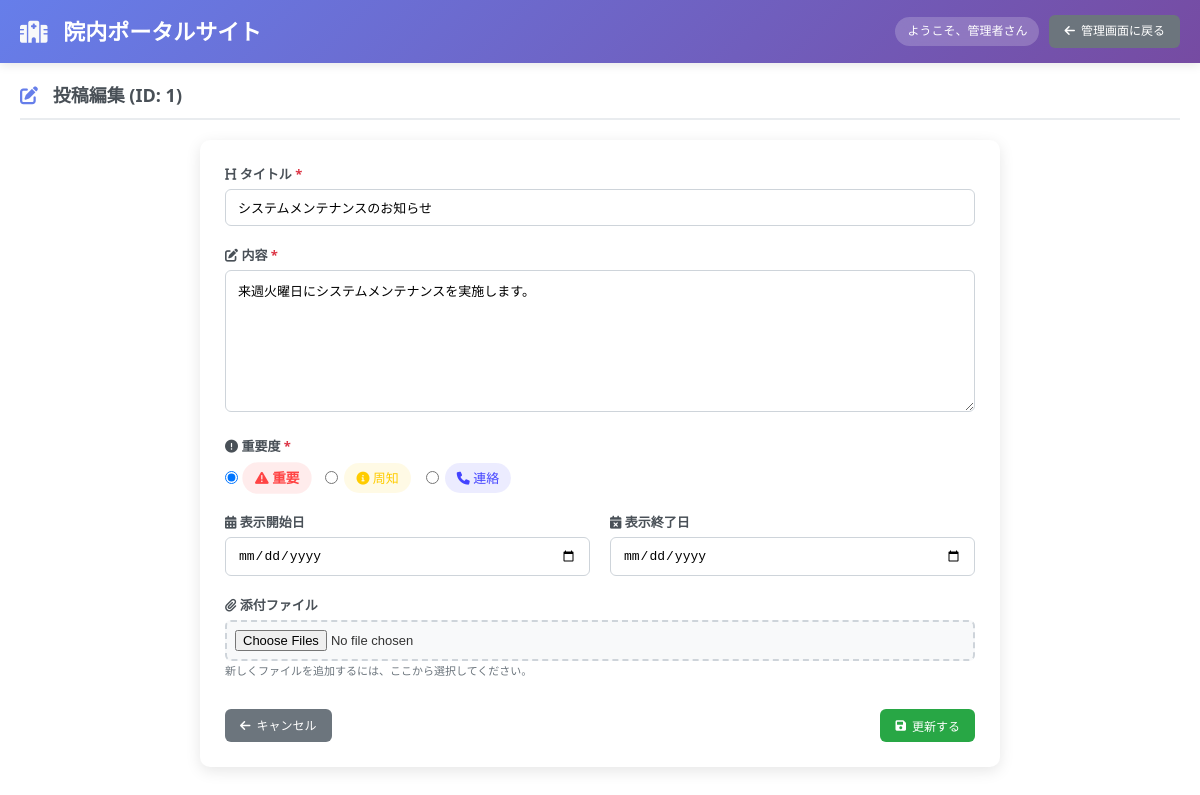
/edit_post.php?id=1 (signed in), run on the app's committed database.
### tables this page shows
CREATE TABLE users (
    id INT AUTO_INCREMENT PRIMARY KEY,
    user_id VARCHAR(50) NOT NULL UNIQUE,
    password VARCHAR(255) NOT NULL,
    username VARCHAR(255) NOT NULL,
    created_at TIMESTAMP DEFAULT CURRENT_TIMESTAMP,
    updated_at TIMESTAMP DEFAULT CURRENT_TIMESTAMP ON UPDATE CURRENT_TIMESTAMP
);

CREATE TABLE notices (
    id INT AUTO_INCREMENT PRIMARY KEY,
    title VARCHAR(255) NOT NULL,
    content TEXT NOT NULL,
    importance ENUM('important', 'notice', 'contact') DEFAULT 'notice',
    display_start DATE DEFAULT NULL,
    display_end DATE DEFAULT NULL,
    is_visible TINYINT(1) DEFAULT 1,
    created_by INT NOT NULL,
    created_at TIMESTAMP DEFAULT CURRENT_TIMESTAMP,
    updated_at TIMESTAMP DEFAULT CURRENT_TIMESTAMP ON UPDATE CURRENT_TIMESTAMP,
    FOREIGN KEY (created_by) REFERENCES users(id)
);

### config.php (called while the page is built, shortened)
<?php
try {
    $pdo = new PDO(
        "mysql:host=" . DB_HOST . ";dbname=" . DB_NAME . ";charset=utf8mb4",
        DB_USER,
        DB_PASS,
        [
            PDO::ATTR_ERRMODE => PDO::ERRMODE_EXCEPTION,
            PDO::ATTR_DEFAULT_FETCH_MODE => PDO::FETCH_ASSOC,
            PDO::ATTR_EMULATE_PREPARES => false
        ]
    );
} catch (PDOException $e) {
    die("データベース接続エラー: " . $e->getMessage());
}
function isLoggedIn() {
    return isset($_SESSION['user_id']);
}
function getCurrentUser() {
    global $pdo;
    $stmt = $pdo->prepare("SELECT * FROM users WHERE id = ?");
    $stmt->execute([$_SESSION['user_id']]);
    return $stmt->fetch();
}
?>

### edit_post.php (the view, shortened to what this page needs)
<?php
require_once 'config.php';
$notice_id = $_GET['id'] ?? 0;
$stmt = $pdo->prepare("SELECT * FROM notices WHERE id = ?");
$stmt->execute([$notice_id]);
$notice = $stmt->fetch();
?>
<!DOCTYPE html>
<html lang="ja">
<head>
    <link rel="stylesheet" href="style.css">
    <link href="https://cdnjs.cloudflare.com/ajax/libs/font-awesome/6.0.0/css/all.min.css" rel="stylesheet">
</head>
<body>
    <div class="container">
        <header class="header">
            <h1><i class="fas fa-hospital"></i> 院内ポータルサイト</h1>
            <div class="header-actions">
                <span class="welcome">ようこそ、<?= htmlspecialchars(getCurrentUser()['username']) ?>さん</span>
                <a href="admin.php" class="btn btn-secondary"><i class="fas fa-arrow-left"></i> 管理画面に戻る</a>
            </div>
        </header>
        <div class="main-content" style="grid-template-columns: 1fr;">
            <main class="content">
                <div class="page-header">
                    <h2><i class="fas fa-edit"></i> 投稿編集 (ID: <?= htmlspecialchars($notice_id) ?>)</h2>
                </div>
                <div class="form-container">
                    <form method="POST" enctype="multipart/form-data">
                        <div class="form-group">
                            <label for="title"><i class="fas fa-heading"></i> タイトル <span style="color: #dc3545;">*</span></label>
                            <input type="text" id="title" name="title" class="form-control" value="<?= htmlspecialchars($notice['title']) ?>" required>
                        </div>
                        <div class="form-group">
                            <label for="content"><i class="fas fa-edit"></i> 内容 <span style="color: #dc3545;">*</span></label>
                            <textarea id="content" name="content" class="form-control" rows="8" required><?= htmlspecialchars($notice['content']) ?></textarea>
                        </div>
                        <div class="form-group">
                            <label><i class="fas fa-exclamation-circle"></i> 重要度 <span style="color: #dc3545;">*</span></label>
                            <div class="importance-options">
                                <div class="importance-option important">
                                    <input type="radio" id="important" name="importance" value="important" <?= $notice['importance'] === 'important' ? 'checked' : '' ?>>
                                    <label for="important"><i class="fas fa-exclamation-triangle"></i> 重要</label>
                                </div>
                                <div class="importance-option notice">
                                    <input type="radio" id="notice" name="importance" value="notice" <?= $notice['importance'] === 'notice' ? 'checked' : '' ?>>
                                    <label for="notice"><i class="fas fa-info-circle"></i> 周知</label>
                                </div>
                                <div class="importance-option contact">
                                    <input type="radio" id="contact" name="importance" value="contact" <?= $notice['importance'] === 'contact' ? 'checked' : '' ?>>
                                    <label for="contact"><i class="fas fa-phone"></i> 連絡</label>
                                </div>
                            </div>
                        </div>
                        <div style="display: grid; grid-template-columns: 1fr 1fr; gap: 20px;">
                            <div class="form-group">
                                <label for="display_start"><i class="fas fa-calendar-alt"></i> 表示開始日</label>
                                <input type="date" id="display_start" name="display_start" class="form-control" value="<?= htmlspecialchars($notice['display_start']) ?>">
                            </div>
                            <div class="form-group">
                                <label for="display_end"><i class="fas fa-calendar-times"></i> 表示終了日</label>
                                <input type="date" id="display_end" name="display_end" class="form-control" value="<?= htmlspecialchars($notice['display_end']) ?>">
                            </div>
                        </div>
                        <div class="form-group">
                            <label><i class="fas fa-paperclip"></i> 添付ファイル</label>
                            <input type="file" id="attachments" name="attachments[]" class="form-control file-input" multiple>
                            <small style="color: #6c757d; font-size: 11px;">新しくファイルを追加するには、ここから選択してください。</small>
                        </div>
                        <div style="display: flex; justify-content: space-between; margin-top: 30px;">
                            <a href="admin.php" class="btn btn-secondary"><i class="fas fa-arrow-left"></i> キャンセル</a>
                            <button type="submit" class="btn btn-primary"><i class="fas fa-save"></i> 更新する</button>
                        </div>
                    </form>
                </div>
            </main>
        </div>
    </div>
</body>
</html>

### style.css (style rules this page uses)
* { margin: 0; padding: 0; box-sizing: border-box; }
body { font-family: 'Segoe UI', Tahoma, Geneva, Verdana, sans-serif; font-size: 13px; line-height: 1.4; background: linear-gradient(135deg, #f5f7fa 0%, #c3cfe2 100%); color: #333; min-height: 100vh; }
.container { max-width: 1400px; margin: 0 auto; background: white; min-height: 100vh; box-shadow: 0 0 20px rgba(0,0,0,0.1); }
.header { background: linear-gradient(135deg, #667eea 0%, #764ba2 100%); color: white; padding: 15px 20px; display: flex; justify-content: space-between; align-items: center; box-shadow: 0 2px 10px rgba(0,0,0,0.1); }
.header h1 { font-size: 22px; font-weight: 600; }
.header h1 i { margin-right: 10px; color: #f8f9fa; }
.header-actions { display: flex; align-items: center; gap: 10px; }
.welcome { background: rgba(255,255,255,0.2); padding: 6px 12px; border-radius: 15px; font-size: 12px; backdrop-filter: blur(10px); }
.btn { display: inline-flex; align-items: center; padding: 8px 15px; border: none; border-radius: 6px; text-decoration: none; font-size: 12px; font-weight: 500; cursor: pointer; transition: all 0.3s ease; gap: 6px; }
.btn-primary { background: #28a745; color: white; }
.btn-secondary { background: #6c757d; color: white; }
.main-content { display: grid; grid-template-columns: 220px 1fr 250px; min-height: calc(100vh - 70px); }
.content { padding: 20px; overflow-y: auto; }
.page-header { margin-bottom: 20px; padding-bottom: 10px; border-bottom: 2px solid #e9ecef; }
.page-header h2 { color: #495057; font-size: 18px; font-weight: 600; }
.page-header h2 i { margin-right: 10px; color: #667eea; }
.form-container { background: white; padding: 25px; border-radius: 10px; box-shadow: 0 4px 15px rgba(0,0,0,0.1); max-width: 800px; margin: 0 auto; }
.form-group { margin-bottom: 20px; }
.form-group label { display: block; margin-bottom: 6px; font-weight: 600; color: #495057; font-size: 13px; }
.form-control { width: 100%; padding: 10px 12px; border: 1px solid #ced4da; border-radius: 6px; font-size: 13px; transition: border-color 0.3s ease; }
textarea.form-control { min-height: 100px; resize: vertical; }
.file-input { padding: 8px; border: 2px dashed #ced4da; border-radius: 6px; background: #f8f9fa; transition: all 0.3s ease; }
.importance-options { display: flex; gap: 15px; margin-top: 8px; }
.importance-option { display: flex; align-items: center; gap: 6px; }
.importance-option input[type="radio"] { margin: 0; }
.importance-option label { margin: 0; font-weight: normal; cursor: pointer; padding: 6px 12px; border-radius: 15px; transition: all 0.3s ease; }
.importance-option.important label { background: rgba(255, 68, 68, 0.1); color: #ff4444; }
.importance-option.notice label { background: rgba(255, 204, 0, 0.1); color: #ffcc00; }
.importance-option.contact label { background: rgba(68, 68, 255, 0.1); color: #4444ff; }
.importance-option input[type="radio"]:checked + label { font-weight: 600; transform: scale(1.05); }
@media (max-width: 1200px) { .main-content { grid-template-columns: 200px 1fr 220px; } }

### data on the page
users: username "管理者"
notices: title "システムメンテナンスのお知らせ", content "来週火曜日にシステムメンテナンスを実施します。", importance "☑ 重要", importance "☐ 周知", importance "☐ 連絡"

### other printed values
$notice_id "1"
